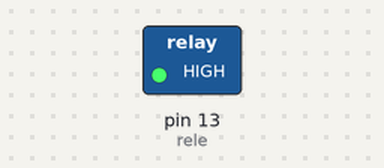
The sketch below on a simulated Arduino Uno, built with avr-gcc and run on an emulated ATmega328P. Shown: switched loads named in the sketch (green lamp = pin HIGH).

Above: at 5.0 s.
At 25.0 s:
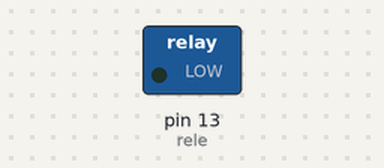
Timing chart, 0 to 52.0 s (numbered marks = the images above):
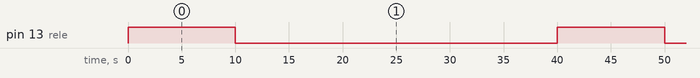

The sketch:

rele.ino
```cpp
int rele = 13;

void setup() {
  pinMode(rele, OUTPUT);

}

void loop() {

  digitalWrite(rele, HIGH);
  delay(10000); // 10 segundos

  digitalWrite(rele, LOW);
  delay(30000); // 30 minuto

}
```

Measured:
- by itself, pin 13 (rele): alternates HIGH for 10.0 s and LOW for 30.0 s
